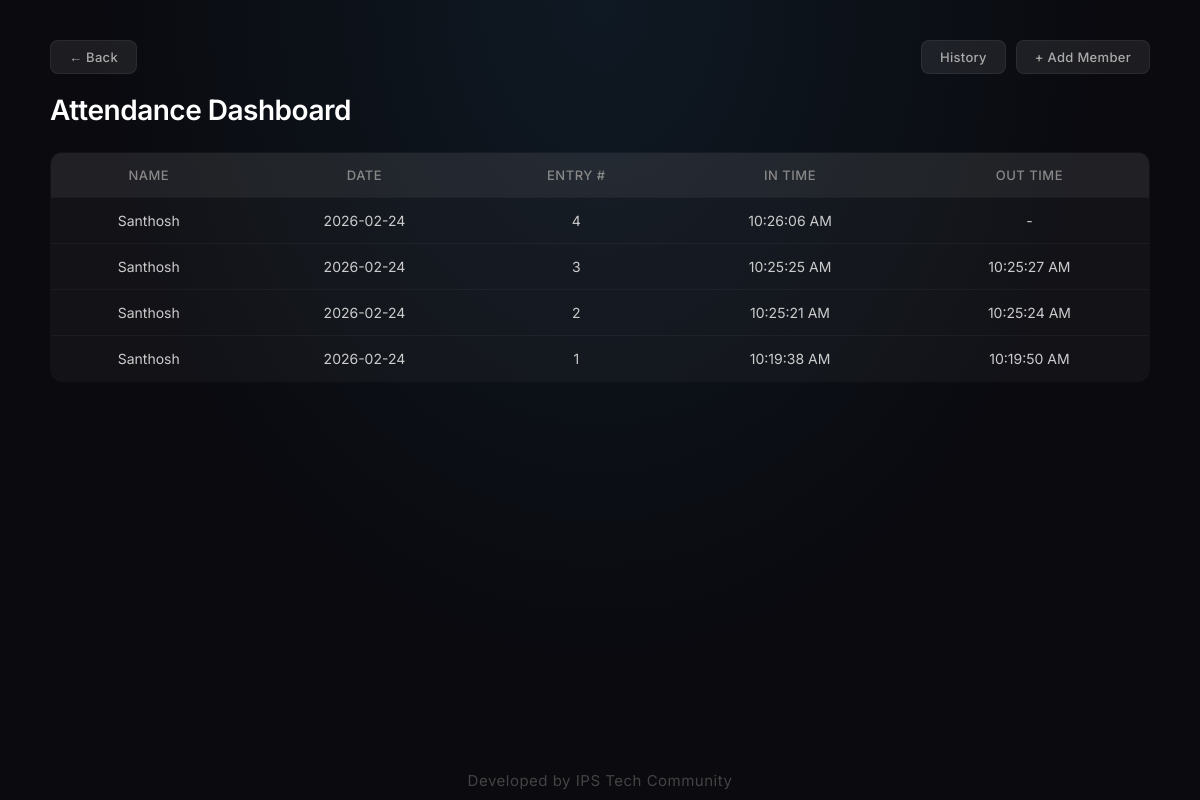
The app's page /dashboard, older data.
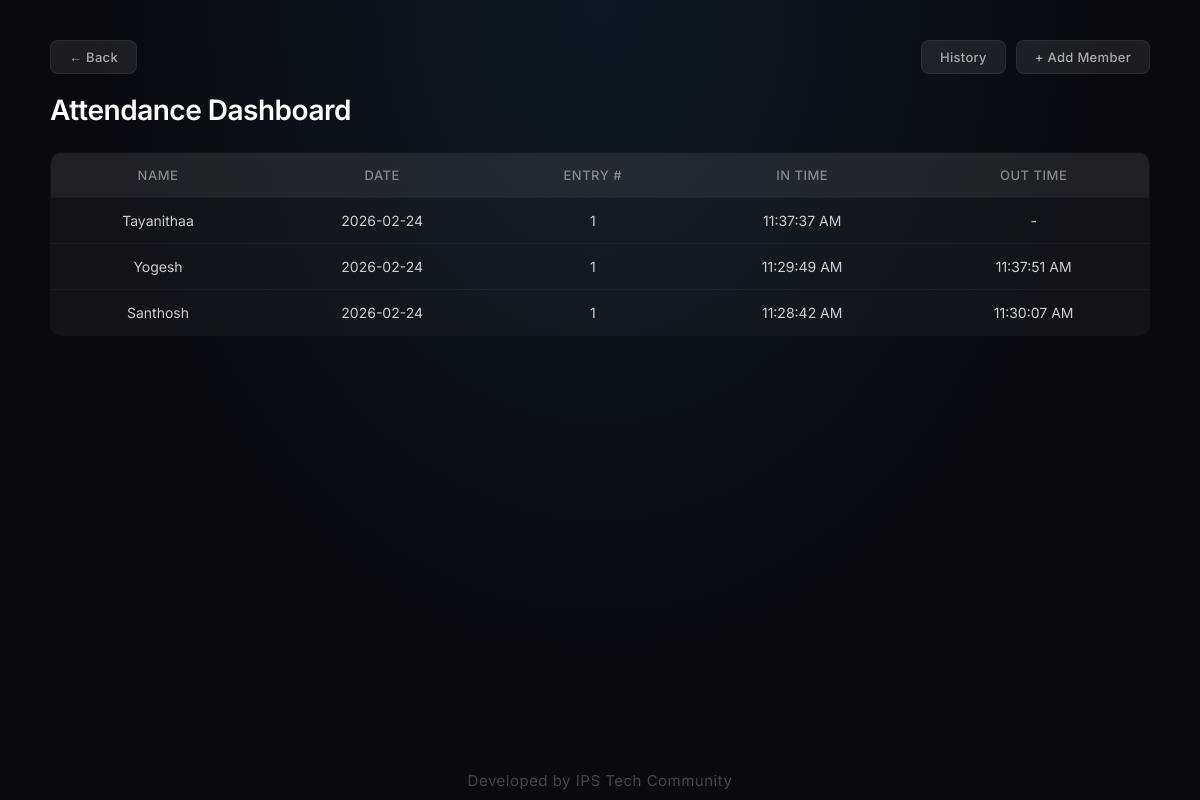
The same page, newer data.
### tables this page shows
CREATE TABLE attendance (
            id INTEGER PRIMARY KEY AUTOINCREMENT,
            student_id INTEGER,
            date TEXT,
            in_time TEXT,
            out_time TEXT,
            entry_number INTEGER DEFAULT 1,
            FOREIGN KEY(student_id) REFERENCES students(id)
        );

CREATE TABLE students (
            id INTEGER PRIMARY KEY AUTOINCREMENT,
            name TEXT NOT NULL,
            roll_number TEXT,
            rfid_uid TEXT UNIQUE NOT NULL
        );

### app.py (the view)
@app.route("/dashboard")
def dashboard():
    conn = get_db()
    cursor = conn.cursor()
    records = cursor.execute('''
        SELECT students.name, attendance.date,
               attendance.entry_number, attendance.in_time, attendance.out_time
        FROM attendance
        JOIN students ON students.id = attendance.student_id
        ORDER BY attendance.date DESC, attendance.id DESC
    ''').fetchall()
    conn.close()
    return render_template("dashboard.html", records=records)

### app.py (called while the page is built)
@app.template_filter('to12hr')
def to12hr_filter(time_str):
    if not time_str:
        return '-'
    try:
        t = datetime.strptime(time_str, '%H:%M:%S')
        return t.strftime('%I:%M:%S %p')
    except ValueError:
        return time_str

def get_db():
    conn = sqlite3.connect(DATABASE)
    conn.row_factory = sqlite3.Row
    return conn

### templates/dashboard.html (shortened to what this page needs)
<!DOCTYPE html>
<html>
<head>
    <link rel="stylesheet" href="{{ url_for('static', filename='style.css') }}">
</head>
<body>
<div class="dashboard-container">
    <div class="dashboard-header">
        <a href="/" class="back-btn">&larr; Back</a>
        <div class="dashboard-header-right">
            <a href="/history" class="history-btn">History</a>
            <a href="#" class="add-member-btn" onclick="showPasswordModal()">+ Add Member</a>
        </div>
    </div>
    <h1>Attendance Dashboard</h1>
    <table>
        <thead>
            <tr>
                <th>Name</th>
                <th>Date</th>
                <th>Entry #</th>
                <th>In Time</th>
                <th>Out Time</th>
            </tr>
        </thead>
        <tbody>
            {% for record in records %}
            <tr>
                <td>{{ record.name }}</td>
                <td>{{ record.date }}</td>
                <td>{{ record.entry_number }}</td>
                <td>{{ record.in_time | to12hr }}</td>
                <td>{{ record.out_time | to12hr }}</td>
            </tr>
            {% endfor %}
        </tbody>
    </table>
</div>
<footer class="footer">Developed by IPS Tech Community</footer>
</body>
</html>

Row changes from the older to the newer data that the page shows:
removed attendance: name "Santhosh", date "2026-02-24", entry_number "4", in_time|to12hr "10:26:06 AM", out_time|to12hr "-"
changed attendance: name "Santhosh" → "Tayanithaa"; entry_number "3" → "1"; in_time|to12hr "10:25:25 AM" → "11:37:37 AM"; out_time|to12hr "10:25:27 AM" → "-"
changed attendance: name "Santhosh" → "Yogesh"; entry_number "2" → "1"; in_time|to12hr "10:25:21 AM" → "11:29:49 AM"; out_time|to12hr "10:25:24 AM" → "11:37:51 AM"
changed attendance "Santhosh": in_time|to12hr "10:19:38 AM" → "11:28:42 AM"; out_time|to12hr "10:19:50 AM" → "11:30:07 AM"
